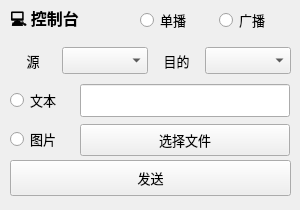
<?xml version="1.0" encoding="UTF-8"?>
<ui version="4.0">
 <class>MainWindow</class>
 <widget class="QMainWindow" name="MainWindow">
  <property name="geometry">
   <rect>
    <x>0</x>
    <y>0</y>
    <width>300</width>
    <height>210</height>
   </rect>
  </property>
  <property name="font">
   <font>
    <family>Microsoft YaHei UI</family>
    <pointsize>12</pointsize>
   </font>
  </property>
  <property name="windowTitle">
   <string>MainWindow</string>
  </property>
  <widget class="QWidget" name="central">
   <widget class="QWidget" name="horizontalLayoutWidget_2">
    <property name="geometry">
     <rect>
      <x>10</x>
      <y>40</y>
      <width>281</width>
      <height>41</height>
     </rect>
    </property>
    <layout class="QHBoxLayout" name="hlayout_2">
     <item>
      <widget class="QLabel" name="src_label">
       <property name="font">
        <font>
         <family>Microsoft YaHei UI</family>
         <pointsize>10</pointsize>
        </font>
       </property>
       <property name="text">
        <string>源</string>
       </property>
       <property name="alignment">
        <set>Qt::AlignCenter</set>
       </property>
       <property name="buddy">
        <cstring>src_combo</cstring>
       </property>
      </widget>
     </item>
     <item>
      <widget class="QComboBox" name="src_combo"/>
     </item>
     <item>
      <widget class="QLabel" name="dst_label">
       <property name="font">
        <font>
         <family>Microsoft YaHei UI</family>
         <pointsize>10</pointsize>
        </font>
       </property>
       <property name="text">
        <string>目的</string>
       </property>
       <property name="alignment">
        <set>Qt::AlignCenter</set>
       </property>
       <property name="buddy">
        <cstring>dst_combo</cstring>
       </property>
      </widget>
     </item>
     <item>
      <widget class="QComboBox" name="dst_combo"/>
     </item>
    </layout>
   </widget>
   <widget class="QWidget" name="horizontalLayoutWidget">
    <property name="geometry">
     <rect>
      <x>140</x>
      <y>0</y>
      <width>151</width>
      <height>41</height>
     </rect>
    </property>
    <layout class="QHBoxLayout" name="hlayout_1">
     <item>
      <widget class="QRadioButton" name="unicast_radio">
       <property name="sizePolicy">
        <sizepolicy hsizetype="Minimum" vsizetype="Fixed">
         <horstretch>0</horstretch>
         <verstretch>0</verstretch>
        </sizepolicy>
       </property>
       <property name="font">
        <font>
         <family>Microsoft YaHei UI</family>
         <pointsize>10</pointsize>
        </font>
       </property>
       <property name="text">
        <string>单播</string>
       </property>
      </widget>
     </item>
     <item>
      <widget class="QRadioButton" name="broadcast_radio">
       <property name="font">
        <font>
         <family>Microsoft YaHei UI</family>
         <pointsize>10</pointsize>
        </font>
       </property>
       <property name="text">
        <string>广播</string>
       </property>
      </widget>
     </item>
    </layout>
   </widget>
   <widget class="QPushButton" name="send_btn">
    <property name="geometry">
     <rect>
      <x>10</x>
      <y>160</y>
      <width>281</width>
      <height>36</height>
     </rect>
    </property>
    <property name="font">
     <font>
      <family>Microsoft YaHei UI</family>
      <pointsize>10</pointsize>
     </font>
    </property>
    <property name="text">
     <string>发送</string>
    </property>
   </widget>
   <widget class="QLabel" name="title">
    <property name="geometry">
     <rect>
      <x>10</x>
      <y>0</y>
      <width>131</width>
      <height>41</height>
     </rect>
    </property>
    <property name="font">
     <font>
      <family>Microsoft YaHei UI</family>
      <pointsize>12</pointsize>
      <weight>75</weight>
      <bold>true</bold>
     </font>
    </property>
    <property name="text">
     <string>💻 控制台</string>
    </property>
    <property name="alignment">
     <set>Qt::AlignLeading|Qt::AlignLeft|Qt::AlignVCenter</set>
    </property>
   </widget>
   <widget class="QLineEdit" name="text_edit">
    <property name="geometry">
     <rect>
      <x>80</x>
      <y>84</y>
      <width>210</width>
      <height>33</height>
     </rect>
    </property>
    <property name="minimumSize">
     <size>
      <width>210</width>
      <height>0</height>
     </size>
    </property>
    <property name="maximumSize">
     <size>
      <width>210</width>
      <height>16777215</height>
     </size>
    </property>
   </widget>
   <widget class="QPushButton" name="file_btn">
    <property name="geometry">
     <rect>
      <x>80</x>
      <y>124</y>
      <width>210</width>
      <height>32</height>
     </rect>
    </property>
    <property name="minimumSize">
     <size>
      <width>210</width>
      <height>0</height>
     </size>
    </property>
    <property name="font">
     <font>
      <family>Microsoft YaHei UI</family>
      <pointsize>10</pointsize>
     </font>
    </property>
    <property name="text">
     <string>选择文件</string>
    </property>
   </widget>
   <widget class="QWidget" name="layoutWidget">
    <property name="geometry">
     <rect>
      <x>10</x>
      <y>80</y>
      <width>63</width>
      <height>81</height>
     </rect>
    </property>
    <layout class="QVBoxLayout" name="vlayout">
     <item>
      <widget class="QRadioButton" name="text_radio">
       <property name="font">
        <font>
         <family>Microsoft YaHei UI</family>
         <pointsize>10</pointsize>
        </font>
       </property>
       <property name="text">
        <string>文本</string>
       </property>
      </widget>
     </item>
     <item>
      <widget class="QRadioButton" name="file_radio">
       <property name="font">
        <font>
         <family>Microsoft YaHei UI</family>
         <pointsize>10</pointsize>
        </font>
       </property>
       <property name="text">
        <string>图片</string>
       </property>
      </widget>
     </item>
    </layout>
   </widget>
  </widget>
 </widget>
 <tabstops>
  <tabstop>unicast_radio</tabstop>
  <tabstop>broadcast_radio</tabstop>
  <tabstop>src_combo</tabstop>
  <tabstop>dst_combo</tabstop>
  <tabstop>text_radio</tabstop>
  <tabstop>text_edit</tabstop>
  <tabstop>file_radio</tabstop>
  <tabstop>file_btn</tabstop>
  <tabstop>send_btn</tabstop>
 </tabstops>
 <resources/>
 <connections/>
</ui>
